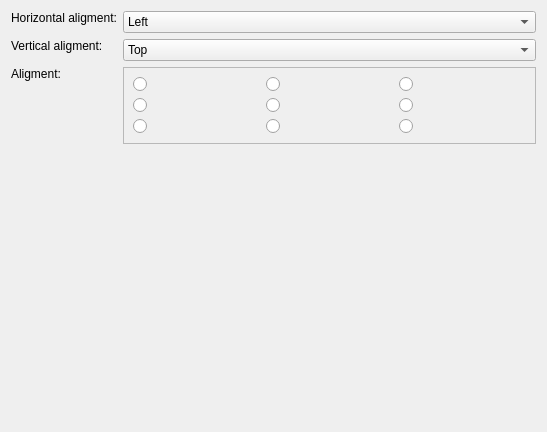
<?xml version="1.0" encoding="UTF-8"?>
<ui version="4.0">
 <class>LReportPropertyPageAlign</class>
 <widget class="QWidget" name="LReportPropertyPageAlign">
  <property name="geometry">
   <rect>
    <x>0</x>
    <y>0</y>
    <width>547</width>
    <height>432</height>
   </rect>
  </property>
  <property name="windowTitle">
   <string>Form</string>
  </property>
  <layout class="QFormLayout" name="formLayout">
   <item row="0" column="0">
    <widget class="QLabel" name="label_5">
     <property name="text">
      <string>Horizontal aligment:</string>
     </property>
     <property name="alignment">
      <set>Qt::AlignLeading|Qt::AlignLeft|Qt::AlignTop</set>
     </property>
    </widget>
   </item>
   <item row="0" column="1">
    <widget class="QComboBox" name="comboBoxHorizontal">
     <item>
      <property name="text">
       <string>Left</string>
      </property>
     </item>
     <item>
      <property name="text">
       <string>Center</string>
      </property>
     </item>
     <item>
      <property name="text">
       <string>Right</string>
      </property>
     </item>
     <item>
      <property name="text">
       <string>Justify</string>
      </property>
     </item>
    </widget>
   </item>
   <item row="1" column="0">
    <widget class="QLabel" name="label_6">
     <property name="text">
      <string>Vertical aligment:</string>
     </property>
     <property name="alignment">
      <set>Qt::AlignLeading|Qt::AlignLeft|Qt::AlignTop</set>
     </property>
    </widget>
   </item>
   <item row="1" column="1">
    <widget class="QComboBox" name="comboBoxVertical">
     <item>
      <property name="text">
       <string>Top</string>
      </property>
     </item>
     <item>
      <property name="text">
       <string>Middle</string>
      </property>
     </item>
     <item>
      <property name="text">
       <string>Bottom</string>
      </property>
     </item>
    </widget>
   </item>
   <item row="2" column="0">
    <widget class="QLabel" name="label_4">
     <property name="text">
      <string>Aligment:</string>
     </property>
     <property name="alignment">
      <set>Qt::AlignLeading|Qt::AlignLeft|Qt::AlignTop</set>
     </property>
    </widget>
   </item>
   <item row="2" column="1">
    <widget class="QFrame" name="frame">
     <property name="frameShape">
      <enum>QFrame::StyledPanel</enum>
     </property>
     <property name="frameShadow">
      <enum>QFrame::Raised</enum>
     </property>
     <layout class="QGridLayout" name="gridLayout">
      <item row="0" column="0">
       <widget class="QRadioButton" name="alignTL">
        <property name="text">
         <string/>
        </property>
       </widget>
      </item>
      <item row="0" column="1">
       <widget class="QRadioButton" name="alignTC">
        <property name="text">
         <string/>
        </property>
       </widget>
      </item>
      <item row="0" column="2">
       <widget class="QRadioButton" name="alignTR">
        <property name="text">
         <string/>
        </property>
       </widget>
      </item>
      <item row="1" column="0">
       <widget class="QRadioButton" name="alignML">
        <property name="text">
         <string/>
        </property>
       </widget>
      </item>
      <item row="1" column="1">
       <widget class="QRadioButton" name="alignMC">
        <property name="text">
         <string/>
        </property>
       </widget>
      </item>
      <item row="1" column="2">
       <widget class="QRadioButton" name="alignMR">
        <property name="text">
         <string/>
        </property>
       </widget>
      </item>
      <item row="2" column="0">
       <widget class="QRadioButton" name="alignBL">
        <property name="text">
         <string/>
        </property>
       </widget>
      </item>
      <item row="2" column="1">
       <widget class="QRadioButton" name="alignBC">
        <property name="text">
         <string/>
        </property>
       </widget>
      </item>
      <item row="2" column="2">
       <widget class="QRadioButton" name="alignBR">
        <property name="text">
         <string/>
        </property>
       </widget>
      </item>
     </layout>
    </widget>
   </item>
  </layout>
 </widget>
 <resources/>
 <connections/>
</ui>
